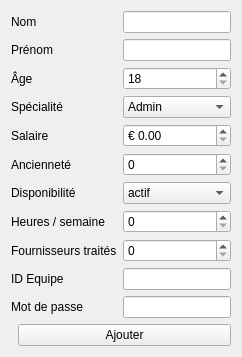
                    <widget class="QWidget" name="tabAjouter">
                      <attribute name="title">
                        <string>Ajouter un employé</string>
                      </attribute>
                      <layout class="QVBoxLayout" name="verticalLayout_ajouter">
                        <item>
                          <layout class="QGridLayout" name="grid_ajouter">
                            <item row="0" column="0">
                              <widget class="QLabel" name="label_nom">
                                <property name="text">
                                  <string>Nom</string>
                                </property>
                              </widget>
                            </item>
                            <item row="0" column="1">
                              <widget class="QLineEdit" name="lineEdit_nom" />
                            </item>
                            <item row="1" column="0">
                              <widget class="QLabel" name="label_prenom">
                                <property name="text">
                                  <string>Prénom</string>
                                </property>
                              </widget>
                            </item>
                            <item row="1" column="1">
                              <widget class="QLineEdit" name="lineEdit_prenom" />
                            </item>
                            <item row="2" column="0">
                              <widget class="QLabel" name="label_age">
                                <property name="text">
                                  <string>Âge</string>
                                </property>
                              </widget>
                            </item>
                            <item row="2" column="1">
                              <widget class="QSpinBox" name="spinBox_age">
                                <property name="minimum">
                                  <number>18</number>
                                </property>
                                <property name="maximum">
                                  <number>120</number>
                                </property>
                              </widget>
                            </item>
                            <item row="3" column="0">
                              <widget class="QLabel" name="label_spec">
                                <property name="text">
                                  <string>Spécialité</string>
                                </property>
                              </widget>
                            </item>
                            <item row="3" column="1">
                              <widget class="QComboBox" name="combo_spec">
                                <item>
                                  <property name="text">
                                    <string>Admin</string>
                                  </property>
                                </item>
                                <item>
                                  <property name="text">
                                    <string>Manager</string>
                                  </property>
                                </item>
                                <item>
                                  <property name="text">
                                    <string>Technicien</string>
                                  </property>
                                </item>
                                <item>
                                  <property name="text">
                                    <string>Magasinier</string>
                                  </property>
                                </item>
                              </widget>
                            </item>
                            <item row="6" column="0">
                              <widget class="QLabel" name="label_salaire">
                                <property name="text">
                                  <string>Salaire</string>
                                </property>
                              </widget>
                            </item>
                            <item row="6" column="1">
                              <widget class="QDoubleSpinBox" name="doubleSpin_salaire">
                                <property name="prefix">
                                  <string>€ </string>
                                </property>
                                <property name="decimals">
                                  <number>2</number>
                                </property>
                                <property name="maximum">
                                  <double>1000000.00</double>
                                </property>
                              </widget>
                            </item>
                            <item row="7" column="0">
                              <widget class="QLabel" name="label_anciennete">
                                <property name="text">
                                  <string>Ancienneté</string>
                                </property>
                              </widget>
                            </item>
                            <item row="7" column="1">
                              <widget class="QSpinBox" name="spin_anciennete" />
                            </item>
                            <item row="8" column="0">
                              <widget class="QLabel" name="label_disp">
                                <property name="text">
                                  <string>Disponibilité</string>
                                </property>
                              </widget>
                            </item>
                            <item row="8" column="1">
                              <widget class="QComboBox" name="combo_disp">
                                <item>
                                  <property name="text">
                                    <string>actif</string>
                                  </property>
                                </item>
                                <item>
                                  <property name="text">
                                    <string>suspendu</string>
                                  </property>
                                </item>
                              </widget>
                            </item>
                            <item row="9" column="0">
                              <widget class="QLabel" name="label_heures">
                                <property name="text">
                                  <string>Heures / semaine</string>
                                </property>
                              </widget>
                            </item>
                            <item row="9" column="1">
                              <widget class="QSpinBox" name="spin_heures">
                                <property name="maximum">
                                  <number>168</number>
                                </property>
                              </widget>
                            </item>
                            <item row="10" column="0">
                              <widget class="QLabel" name="label_fourn">
                                <property name="text">
                                  <string>Fournisseurs traités</string>
                                </property>
                              </widget>
                            </item>
                            <item row="10" column="1">
                              <widget class="QSpinBox" name="spin_fourn">
                                <property name="maximum">
                                  <number>1000000</number>
                                </property>
                              </widget>
                            </item>
                            <item row="11" column="0">
                              <widget class="QLabel" name="label_id_equipe">
                                <property name="text">
                                  <string>ID Equipe</string>
                                </property>
                              </widget>
                            </item>
                            <item row="11" column="1">
                              <widget class="QLineEdit" name="lineEdit_id_equipe" />
                            </item>
                            <item row="12" column="0">
                              <widget class="QLabel" name="label_mdp">
                                <property name="text">
                                  <string>Mot de passe</string>
                                </property>
                              </widget>
                            </item>
                            <item row="12" column="1">
                              <widget class="QLineEdit" name="lineEdit_mdp">
                                <property name="echoMode">
                                  <enum>QLineEdit::Password</enum>
                                </property>
                              </widget>
                            </item>
                          </layout>
                        </item>
                        <item>
                          <layout class="QHBoxLayout" name="hButtonsAjouter">
                            <item>
                              <spacer name="spacerH">
                                <property name="orientation">
                                  <enum>Qt::Horizontal</enum>
                                </property>
                              </spacer>
                            </item>
                            <item>
                              <widget class="QPushButton" name="btnAjouter">
                                <property name="text">
                                  <string>Ajouter</string>
                                </property>
                              </widget>
                            </item>
                          </layout>
                        </item>
                      </layout>
                    </widget>
